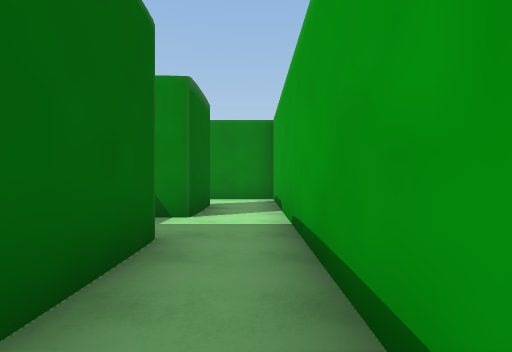
view 1 (above)

12 first-person views from a walk through a scene from a Unity 3-D project. The camera is 1.4 m above the floor, looks level and sees 80° across. The floor is counted in squares, 2 m on a side. Each view is taken from the middle of a square. On the plan, view 1 faces up. The plan holds only what a view shows up to about 10 squares ahead; the rest is blank. The player is left out.

view 2
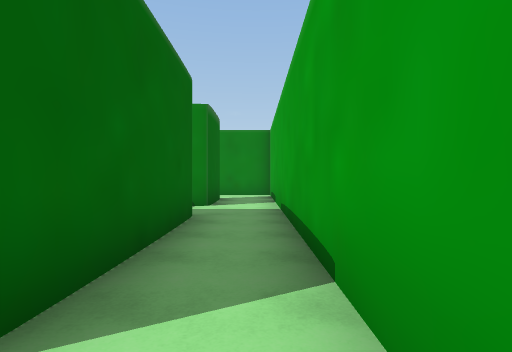

view 3
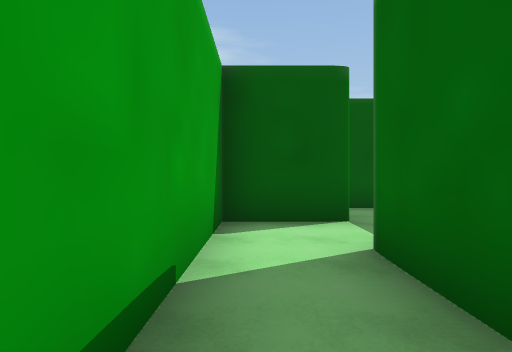

view 4
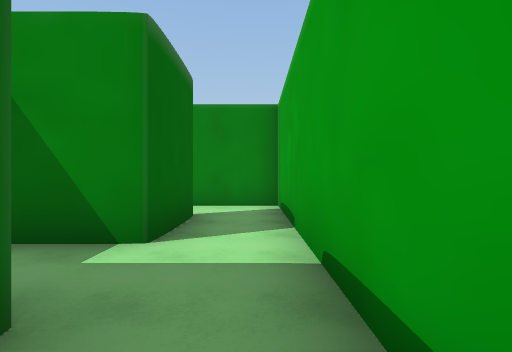

view 5
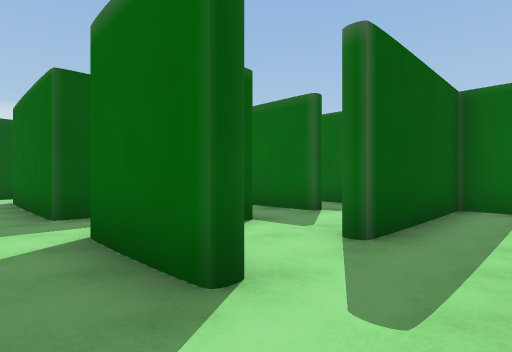

view 6
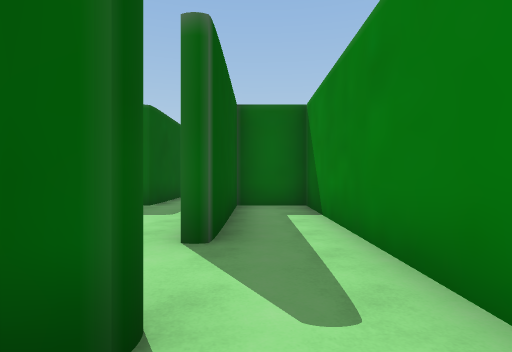

view 7
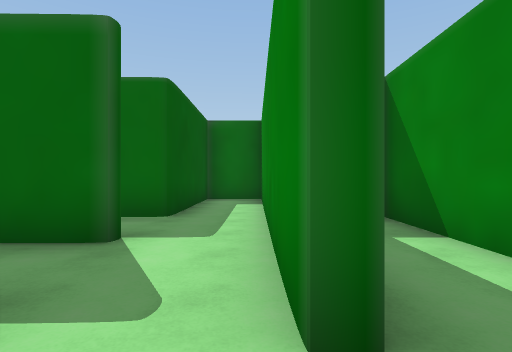

view 8
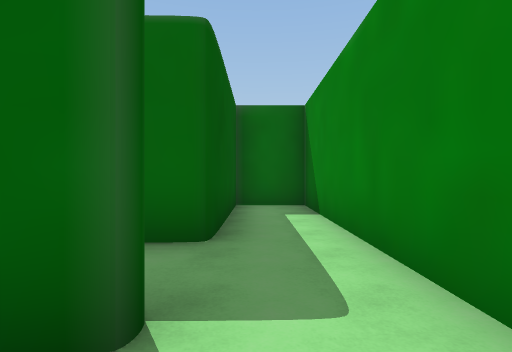

view 9
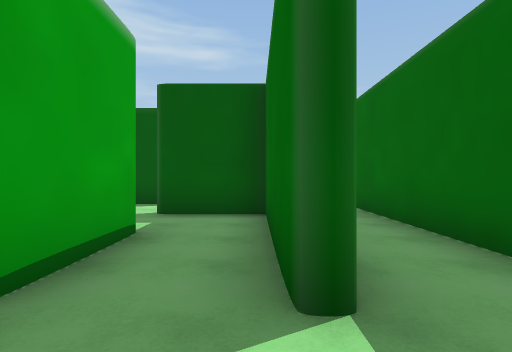

view 10
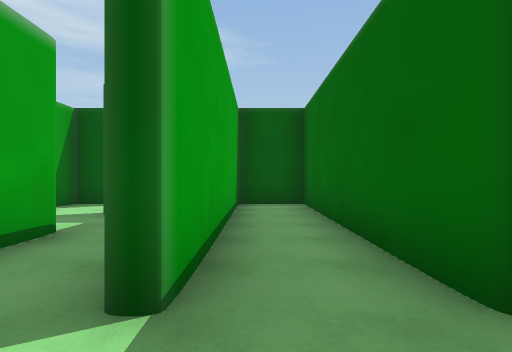

view 11
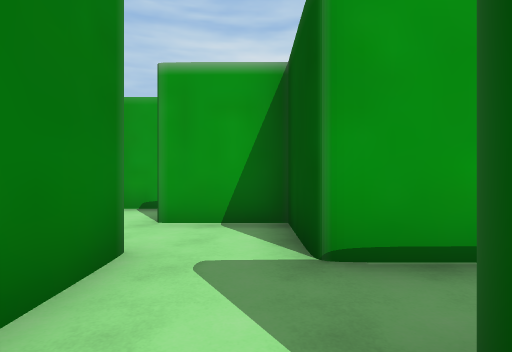

view 12
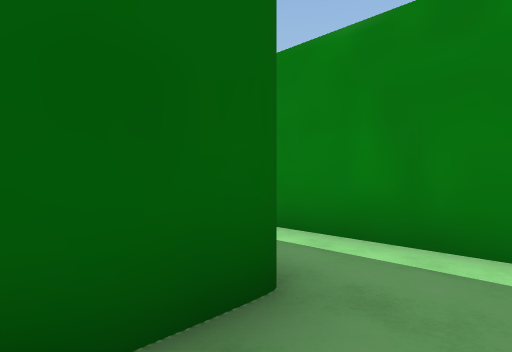

### Floor plan
Points are (right, up) in squares from view 1. A wall is a line through its corners. A room is listed if a view was taken in it or the views show most of it. See-through windows are left out.
Room 1 (views 1, 2, 3, 4)
walls: (-0.9, 3.1) (-0.9, 2.6); (-1.7, 3.5) (-1.1, 3.4) (-1.1, -0.9); (-1, 6.6) (-1, 5.1) (-2.6, 5.1); (-1.1, 7.5) (-1, 5.5); (-1.4, -2.7) (0.5, -2.7) (0.5, 7.5)
ways out: opening at (0, 6.5) to room 2; opening at (-1, -2)
Room 2 (views 5, 6, 7, 9)
walls: (-3.2, 7.2) (-5.4, 7.2); (-3.5, 5.4) (-1.5, 5.3) (-1.5, 7.4); (0.5, 7.5) (0.5, 9.2) (-7.2, 9.2) (-7.2, 7.6) (-3.3, 7.5)
ways out: opening at (0, 6.5) to room 1; opening at (-4, 7) to room 3; opening at (-5, 6.5) to room 4
Room 3 (view 8)
walls: (-5.2, 5.5) (-5.1, 2.1); (-3.5, 3.3) (-3.5, 5.4)
ways out: opening at (-4, 7) to room 2; opening at (-4, 2) to room 5
Room 4 (views 10, 11, 12)
walls: (-5.4, 7.2) (-11.3, 7.2) (-11.3, 5.5); (-10.2, 5.7) (-7.2, 5.6) (-7.2, -0.6) (-5.6, -0.6) (-5.6, 5.4)
ways out: opening at (-5, 6.5) to room 2
Room 5 (no view inside)
walls: (-2.6, -0.6) (-1.5, -0.6) (-1.5, 0.1); (-5.3, 1.4) (-3.4, 1.4)
ways out: opening at (-4, 2) to room 3

Positions as (right, up) in squares from view 1, and headings:
1: (0, 0), facing up
2: (0, -2), facing up
3: (0, 2), facing down
4: (0, 2), facing up
5: (0, 9), facing down-left
6: (0, 8), facing left
7: (-2, 7), facing left
8: (-4, 6), facing left
9: (-5, 7), facing down
10: (-6, 7), facing down
11: (-6, 6), facing right
12: (-6, 4), facing up-left
